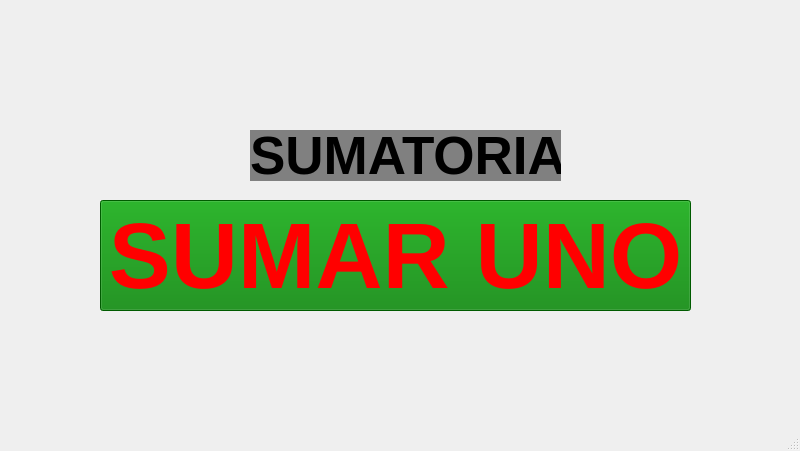
<?xml version="1.0" encoding="UTF-8"?>
<ui version="4.0">
 <class>MainWindow</class>
 <widget class="QMainWindow" name="MainWindow">
  <property name="geometry">
   <rect>
    <x>0</x>
    <y>0</y>
    <width>800</width>
    <height>451</height>
   </rect>
  </property>
  <property name="windowTitle">
   <string>MainWindow</string>
  </property>
  <widget class="QWidget" name="centralwidget">
   <widget class="QLabel" name="lbl_sumatoria">
    <property name="geometry">
     <rect>
      <x>250</x>
      <y>130</y>
      <width>311</width>
      <height>51</height>
     </rect>
    </property>
    <property name="font">
     <font>
      <pointsize>40</pointsize>
      <bold>true</bold>
     </font>
    </property>
    <property name="styleSheet">
     <string notr="true">color: black;
background-color: gray
</string>
    </property>
    <property name="text">
     <string>SUMATORIA</string>
    </property>
   </widget>
   <widget class="QPushButton" name="btn_sumar">
    <property name="geometry">
     <rect>
      <x>100</x>
      <y>200</y>
      <width>591</width>
      <height>111</height>
     </rect>
    </property>
    <property name="font">
     <font>
      <pointsize>70</pointsize>
      <bold>true</bold>
     </font>
    </property>
    <property name="styleSheet">
     <string notr="true">color: red;
background-color: green
</string>
    </property>
    <property name="text">
     <string>SUMAR UNO</string>
    </property>
   </widget>
  </widget>
  <widget class="QMenuBar" name="menubar">
   <property name="geometry">
    <rect>
     <x>0</x>
     <y>0</y>
     <width>800</width>
     <height>22</height>
    </rect>
   </property>
  </widget>
  <widget class="QStatusBar" name="statusbar"/>
 </widget>
 <resources/>
 <connections/>
</ui>
